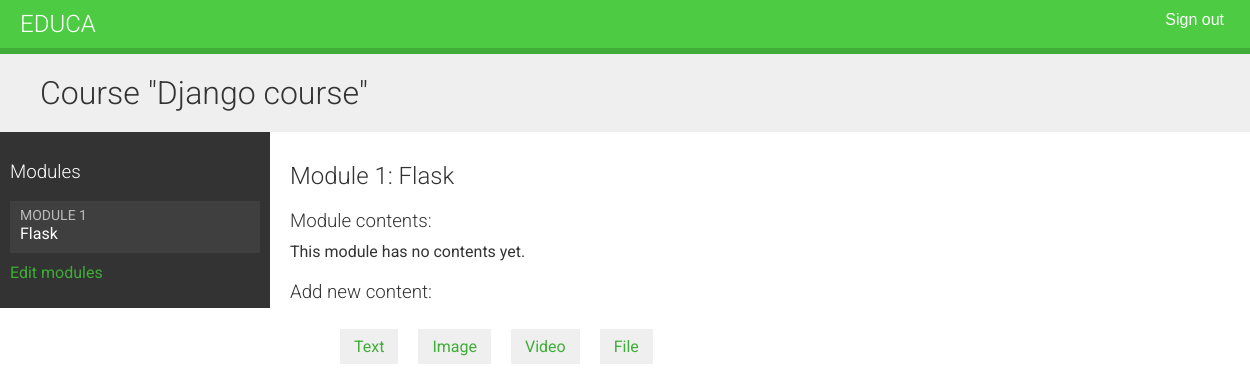
Page /course/module/11/ (signed in) on the earlier database version.
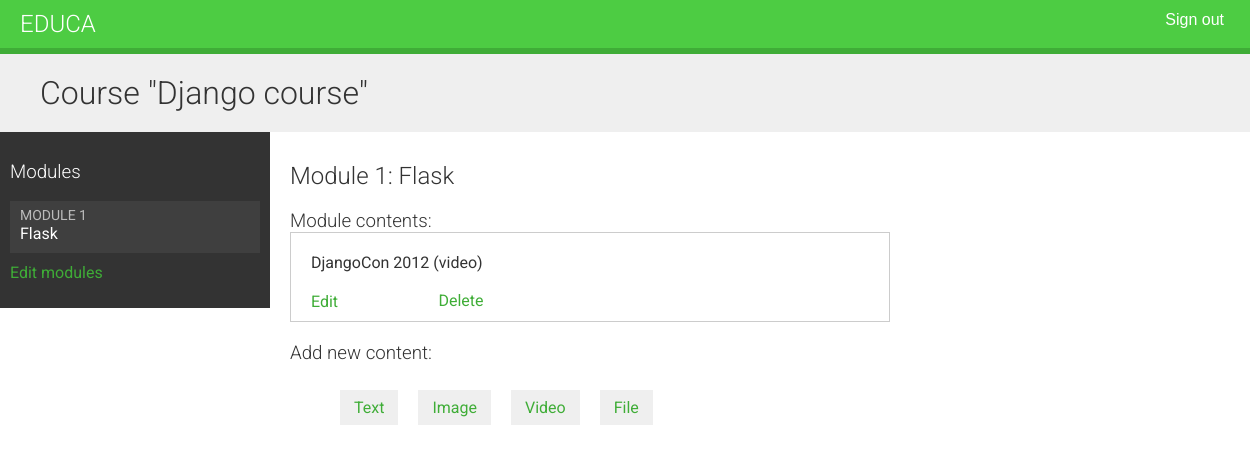
Same page on the later database version.
### courses/models.py (models this page shows, shortened)
class Course(models.Model):
    owner = models.ForeignKey(    # Instructor que creò el curso
        User,
        related_name='courses_created',
        on_delete=models.CASCADE
    )
    subject = models.ForeignKey(    # Materia a la que pertenece este curso
        Subject,
        related_name='courses',
        on_delete=models.CASCADE
    )
    title = models.CharField(max_length=200)    # Titulo del curso
    slug = models.SlugField(max_length=200, unique=True)    # Slug del curso ---> Para las URL
    overview = models.TextField()    # UNa columna de tipo text para almacenar una descripciòn general del curos
    created = models.DateTimeField(auto_now_add=True)    # Fecha y hora en la que se creo el curso
    students = models.ManyToManyField(
        User,
        related_name='courses_joined',
        blank=True
    )
    class Meta:
        ordering = ['-created']

class Module(models.Model):
    course = models.ForeignKey(
        Course, related_name='modules', on_delete=models.CASCADE
    )
    title = models.CharField(max_length=200)
    description = models.TextField(blank=True)
    order = OrderField(blank=True, for_fields=['course'])    # nmbramo el nuevo campo order y especificamos que el orden se calcula con respuesta el curso al establecer for_fiedls=['course]
    class Meta:
        ordering = ['order']

class Content(models.Model):
    module = models.ForeignKey(    # Apuntamos el modelo de modula ya que este es el que contenie mùltiples contenidos
        Module,
        related_name='contents',
        on_delete= models.CASCADE
    )
    content_type = models.ForeignKey(    # Campo ForeignKey al modelo ContentType
        ContentType,
        on_delete=models.CASCADE,
        limit_choices_to = {    # Limitamos los objetos ContentType que se pueden usar para la relaciòn generica
            'model__in': ('text', 'video', 'image', 'file')    # Utilizamos la bùesqueda de campo model__in para filtrar la consulta a los objetos ContenType cuyo atributo models sea 'text', 'video0, 'image', 'file'.
        }
    )
    object_id = models.PositiveIntegerField()    # Alamacenamos la llave primaria del objeto relacionado
    item = GenericForeignKey('content_type', 'object_id')    # Compo GenericForeignKey para el objeto relacionado que combina los dos campos anteriores
    order = OrderField(blank=True, for_fields=['module'])
    class Meta:
        ordering = ['order']

class ItemBase(models.Model):
    owner = models.ForeignKey(User,    # Usuario que creo el contenido
                              related_name='%(class)s_relared',    # related_name diferentes para cada submodelo
                              on_delete=models.CASCADE
                              )
    title = models.CharField(max_length=250)
    created = models.DateTimeField(auto_now_add=True)
    updated = models.DateTimeField(auto_now=True)
    class Meta:
        abstract = True
    def __str__(self):
        return self.title

class Video(ItemBase):    # Para almacenar videos, utilizamos urlfiled para proporcionar una url de video con el fin de incrustarlo
    url = models.URLField()

### courses/views.py (the view)
class ModuleContentListView(TemplateResponseMixin, View):
    template_name = 'courses/manage/module/content_list.html'
    def get(self, request, module_id):
        module = get_object_or_404(
            Module, id=module_id, course__owner=request.user    # Obtenemos el objeto de Module con el ID proporcionado que pertenece al suaurio actual y renderiza una plantilla con al mòdulo dado.
        )
        return self.render_to_response({'module': module})

### courses/templatetags/course.py (called while the page is built)
@register.filter
def model_name(obj):
    try:
        return obj._meta.model_name
    except AttributeError:
        return None

### courses/templates/courses/manage/module/content_list.html (shortened to what this page needs)
{% extends "base.html" %}
{% load course %}
{% block content %}
{% with course=module.course %}
  <h1>Course "{{ course.title }}"</h1>
  <div class="contents">
    <h3>Modules</h3>
    <ul id="modules">
      {% for m in course.modules.all %}
        <li data-id="{{ m.id }}" {% if m == module %}class="selected"{% endif %}>
          <a href="{% url "module_content_list" m.id %}">
            <span>
              Module <span class="order">{{ m.order|add:1 }}</span>
            </span>
            <br>
            {{ m.title }}
          </a>
        </li>
      {% empty %}
        <li>No modules yet.</li>
      {% endfor %}
    </ul>
    <p><a href="{% url 'course_module_update' course.id %}">
    Edit modules</a></p>
  </div>
  <div class="module">
    <h2>Module {{ module.order|add:1 }}: {{ module.title }}</h2>
    <h3>Module contents:</h3>
    <div id="module-contents">
      {% for content in module.contents.all %}
        <div data-id="{{ content.id }}">
          {% with item=content.item %}
            <p>{{ item }} ({{ item|model_name }})</p>
            <a href="{% url 'module_content_update' module.id item|model_name item.id %}">
              Edit
            </a>
            <form action="{% url 'module_content_delete' content.id %}" method="post">
              <input type="submit" value="Delete">
            </form>
            {% endwith %}
        </div>
      {% empty %}
        <p>This module has no contents yet.</p>
      {% endfor %}
    </div>
    <h3>Add new content:</h3>
    <ul class="content-types">
      <li>
        <a href="{% url 'module_content_create' module.id 'text' %}">Text</a>
      </li>
      <li>
        <a href="{% url 'module_content_create' module.id 'image' %}">Image</a>
      </li>
      <li>
        <a href="{% url 'module_content_create' module.id 'video' %}">Video</a>
      </li>
      <li>
        <a href="{% url 'module_content_create' module.id 'file' %}">File</a>
      </li>
    </ul>
  </div>
{% endwith %}
{% endblock %}

### courses/templates/base.html (shortened to what this page needs)
{% load static %}
<!DOCTYPE html>
<html lang="en">
<head>
    <link rel="stylesheet" href="{% static 'css/base.css' %}">
</head>
<body>
<div id="header">
    <a href="/" class="logo">Educa</a>
    <ul class="menu">
        {% if request.user.is_authenticated %}
        <li>
            <form action="{% url 'logout' %}" method="post">
                <button type="submit">Sign out</button>
            </form>
        </li>
        {% else %}
        <li>
            <a href="{% url 'login' %}">Sign in</a>
        </li>
        {% endif %}
    </ul>
</div>
<div id="content">
    {% block content %}
    {% endblock %}
</div>
</body>
</html>

### courses/static/css/base.css (style rules this page uses)
body { margin:0; font-family:'Roboto', sans-serif; font-weight:400; color:#333; }
a { color:#3fad37; text-decoration:none; }
ul { float:left; }
h1, h2, h3, h4, h5, h6 { font-family:'Roboto', sans-serif; font-weight:300; }
h1 { background:#efefef; width:100%; overflow:auto; padding:20px 0 20px 40px; margin:0; }
.module { padding:10px 20px; float:left; width:600px; }
.module h3 { margin:20px 0 0; padding:0; width:100%; }
.module p { margin:10px 0 20px; width:100%; float:left; }
#header { background:#4dcc43; overflow:auto; padding:10px 20px; border-bottom:6px solid #3fad37; }
#header .logo { text-decoration:none; font-family:'Roboto', sans-serif; font-weight:300; text-transform:uppercase; font-size:24px; color:#fff; float:left; }
#header a { color:#fff; }
#header .menu { list-style:none; float:right; margin:0; padding:0; }
#header button { background:transparent; border:0; color:#fff; font-size:16px; }
.contents { width:20%; padding:10px; float:left; background:#333; color: #fff; font-family:'Roboto', sans-serif; }
.contents ul { list-style:none; margin:0; padding:0; width:100%; }
.contents ul li { margin:0 0 10px 0; padding:4px 10px 10px; overflow:auto; cursor:move; }
.contents ul li.selected { background:#3f3f3f; }
.contents ul span { text-transform:uppercase; color:#bbb; font-size:14px; }
.contents ul a { display:block; color:#fff; text-decoration:none; }
ul.content-types li { list-style:none; float:left; margin:10px; background:#efefef; padding:8px 14px; }
input, select, textarea { border:1px solid #ccc; border-bottom:3px solid #ccc; padding:8px 12px; font-size:16px; font-family:'Roboto', sans-serif; float:left; clear:both; width:300px; }
input[type=submit], a.button { border-radius:5px; background:#4dcc43; color:#fff; font-size:16px; text-transform:uppercase; border:none; padding:10px 20px; margin:20px 0; }
#module-contents div { padding:10px 20px; border:1px solid #ccc; background:#fff }
#module-contents form { margin:0; padding:0; }
#module-contents input[type=submit] { color:#3fad37; background:none; margin:-20px 0 0; padding:0; float:left; text-transform:none; }

Differences in the rows shown:
added Content: item "DjangoCon 2012", item|model_name "video"
Other differences:
text no longer shown: "This module has no contents yet."
